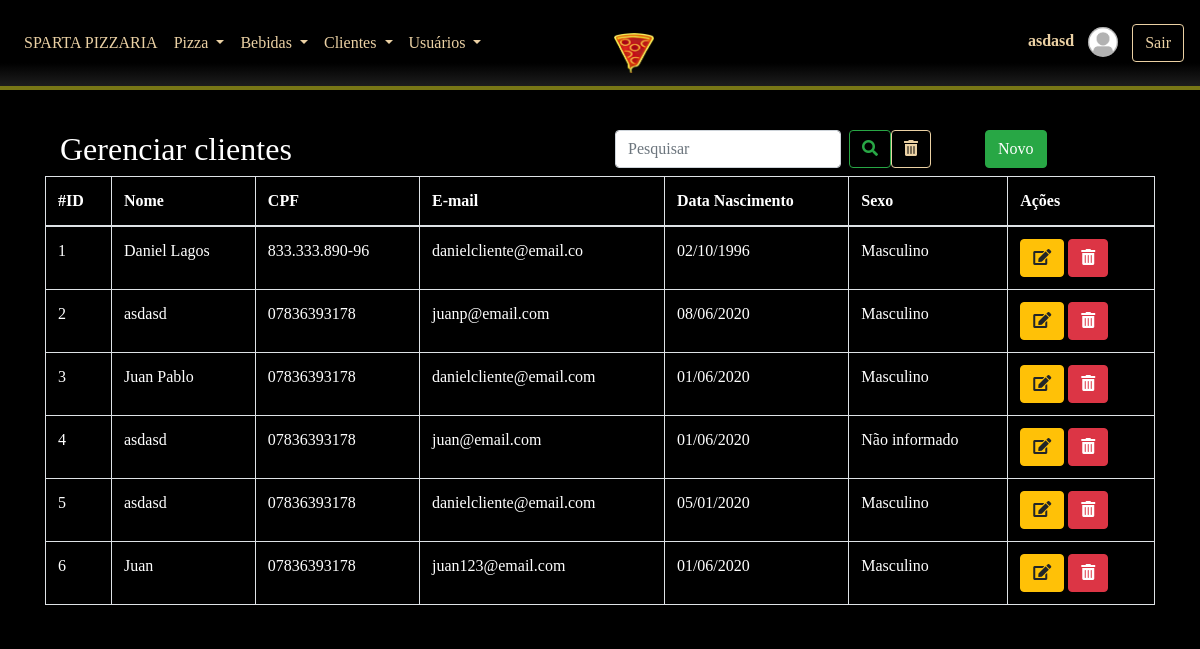
The page /administrativo/clientes.php (signed in) on the database its author committed.
### tables this page shows
CREATE TABLE `clientes` (
  `id` int NOT NULL AUTO_INCREMENT,
  `nome` varchar(100) NOT NULL,
  `cpf` varchar(14) DEFAULT NULL,
  `dt_nascimento` date DEFAULT NULL,
  `sexo` enum('Masculino','Feminino','Não informado') DEFAULT 'Não informado',
  `email` varchar(150) NOT NULL,
  `senha` char(32) DEFAULT NULL,
  `celular` varchar(20) DEFAULT NULL,
  `cep` varchar(14) DEFAULT NULL,
  `endereco` varchar(255) DEFAULT NULL,
  PRIMARY KEY (`id`)
);

### administrativo/classes/Conexao.php (called while the page is built, shortened)
<?php
class Conexao
{
	private $host;
	private $user;
	private $password;
	public function __construct() {
		$this->host = 'mysql:host=localhost;dbname=pizzaria_sparta';
		$this->user = 'root';
		$this->password = 'JuanPablo';
	}
    public function conectar() {
    	try {
			$conn = new PDO(
							$this->host,
							$this->user,
							$this->password
						);
			return $conn;
		} catch (PDOException $e) {
			echo 'Erro na conexao. Erro reportado: ' . $e->getMessage();
			exit;
		}
    }
}

### administrativo/classes/ClienteDAO.php (called while the page is built, shortened)
<?php
require_once 'Model.php';
class ClienteDAO extends Model
{
    public function __construct()
    {
        $this->class = 'Cliente';
        $this->tabela = 'clientes';
    }
    public function listar($pesquisa = '')
    {
    	if($pesquisa != '') {
    		$sql = "SELECT * FROM {$this->tabela}
    				WHERE nome LIKE '%{$pesquisa}%'
    					OR email LIKE '%{$pesquisa}%'
    					OR cpf LIKE '%{$pesquisa}%'";
    	} else {
    		$sql = "SELECT * FROM {$this->tabela}";
    	}
    	$stmt = $this->db->prepare($sql);
    	$stmt->setFetchMode(PDO::FETCH_CLASS, $this->class);
    	$stmt->execute();
    	return $stmt->fetchAll();
    }
}

### administrativo/classes/Model.php (called while the page is built, shortened)
<?php
require 'Conexao.php';
class Model
{
	public function __construct()
	{
		$conexao = new Conexao();
		$this->db = $conexao->conectar();
	}
}

### administrativo/classes/Cliente.php (called while the page is built, shortened)
<?php
class Cliente
{
	private $id;
	private $nome;
	private $cpf;
	private $dt_nascimento;
	private $sexo;
	private $email;
    public function getId()
    {
        return $this->id;
    }
    public function getNome()
    {
        return $this->nome;
    }
    public function getCpf()
    {
        return $this->cpf;
    }
    public function getDtNascimento()
    {
        if($this->dt_nascimento != '') {
            $data = explode('-', $this->dt_nascimento);
            $nova_data = $data[2] .'/'.$data[1] . '/' . $data[0];
            return $nova_data;
        }
        return '';
    }
    public function getSexo()
    {
        return $this->sexo;
    }
    public function getEmail()
    {
        return $this->email;
    }
}

### administrativo/clientes.php (the view, shortened to what this page needs)
<?php include './layout/header.php'; ?>
<?php include './layout/menu.php'; ?>
<?php
require 'classes/Cliente.php';
require 'classes/ClienteDAO.php';
$clienteDAO = new ClienteDAO();
if(isset($_GET['pesquisa']) && $_GET['pesquisa'] != '') {
	$clientes = $clienteDAO->listar($_GET['pesquisa']);
} else {
	$clientes = $clienteDAO->listar();
}
?>
<div class="container">
<div class="row" style="margin-top:40px">
	<div class="col-6">
		<h2>Gerenciar clientes</h2>
	</div>
	<div class="col-4">
	<form class="form-inline my-2 my-lg-0">
      <input class="form-control mr-sm-2" name="pesquisa" type="search" placeholder="Pesquisar" aria-label="Pesquisar" value="<?= (isset($_GET['pesquisa']) ? $_GET['pesquisa'] : '') ?>">
      <button class="btn btn-outline-success my-2 my-sm-0" type="submit">
      	<i class="fas fa-search"></i>
      </button>
      <a href="./clientes.php" class="btn btn-outline-warning my-2 my-sm-0">
      	<i class="fas fa-trash-alt"></i>
      </a>
    </form>
	</div>
	<div class="col-2">
		<a href="form_cliente.php" class="btn btn-success">Novo</a>
	</div>
</div>
<div class="row">
	<table class="table table-hover table-bordered table-striped">
		<thead>
			<tr>
				<th>#ID</th>
				<th>Nome</th>
				<th>CPF</th>
				<th>E-mail</th>
				<th>Data Nascimento</th>
				<th>Sexo</th>
				<th>Ações</th>
			</tr>
		</thead>
		<tbody>
			<?php foreach($clientes as $cliente){
			?>
			<tr>
				<td><?= $cliente->getId() ?></td>
				<td><?= $cliente->getNome() ?></td>
				<td><?= $cliente->getCpf() ?></td>
				<td><?= $cliente->getEmail() ?></td>
				<td><?= $cliente->getDtNascimento() ?></td>
				<td><?= $cliente->getSexo() ?></td>
				<td>
					<a href="form_cliente.php?id=<?= $cliente->getId() ?>" class="btn btn-warning">
						<i class="fas fa-edit"></i>
					</a>
					<a href="controle_cliente.php?acao=deletar&id=<?= $cliente->getId() ?>" onclick="return confirm('Deseja realmente excluir?')" class="btn btn-danger">
						<i class="fas fa-trash-alt"></i>
					</a>
				</td>
			</tr>
			<?php } ?>
		</tbody>
	</table>
</div>
</div>
<?php include './layout/footer.php'; ?>

### administrativo/assets/css/estilo-3.css (style rules this page uses)
body { background-color: #fefdf2; font-family: "Avant Garde","Avantgarde","Century Gothic","CenturyGothic","AppleGothic","sans-serif"; }
.btn-outline-warning { color: #ebd1a4; border-color:#ebd1a4; }

### administrativo/assets/css/all.css (style rules this page uses)
.fa, .fas, .far, .fal, .fad, .fab { -moz-osx-font-smoothing: grayscale; -webkit-font-smoothing: antialiased; display: inline-block; font-style: normal; font-variant: normal; text-rendering: auto; line-height: 1; }
.fa-edit:before { content: "\f044"; }
.fa-search:before { content: "\f002"; }
.fa-trash-alt:before { content: "\f2ed"; }
.fa, .fas { font-family: 'Font Awesome 5 Free'; font-weight: 900; }

### rows shown on the page
clientes: id "1", nome "Daniel Lagos", cpf "833.333.890-96", email "danielcliente@email.co", dt_nascimento "02/10/1996", sexo "Masculino"
clientes: id "2", nome "asdasd", cpf "07836393178", email "juanp@email.com", dt_nascimento "08/06/2020", sexo "Masculino"
clientes: id "3", nome "Juan Pablo", cpf "07836393178", email "danielcliente@email.com", dt_nascimento "01/06/2020", sexo "Masculino"
clientes: id "4", nome "asdasd", cpf "07836393178", email "juan@email.com", dt_nascimento "01/06/2020", sexo "Não informado"
clientes: id "5", nome "asdasd", cpf "07836393178", email "danielcliente@email.com", dt_nascimento "05/01/2020", sexo "Masculino"
clientes: id "6", nome "Juan", cpf "07836393178", email "juan123@email.com", dt_nascimento "01/06/2020", sexo "Masculino"

### other values the page prints
$_SESSION['nome'] "asdasd"
